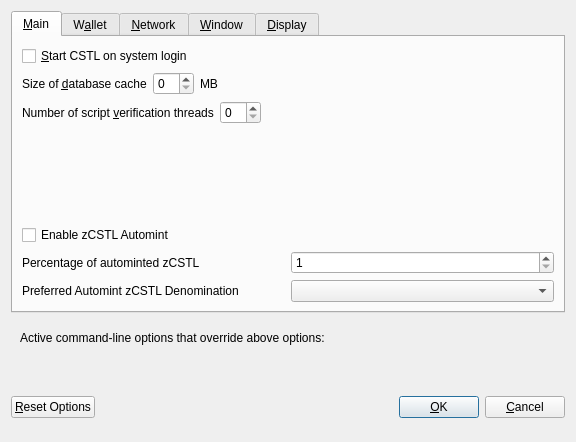
<?xml version="1.0" encoding="UTF-8"?>
<ui version="4.0">
 <class>OptionsDialog</class>
 <widget class="QDialog" name="OptionsDialog">
  <property name="geometry">
   <rect>
    <x>0</x>
    <y>0</y>
    <width>576</width>
    <height>442</height>
   </rect>
  </property>
  <property name="windowTitle">
   <string>Options</string>
  </property>
  <property name="modal">
   <bool>true</bool>
  </property>
  <layout class="QVBoxLayout" name="verticalLayout">
   <item>
    <widget class="QTabWidget" name="tabWidget">
     <property name="currentIndex">
      <number>0</number>
     </property>
     <widget class="QWidget" name="tabMain">
      <attribute name="title">
       <string>&amp;Main</string>
      </attribute>
      <layout class="QVBoxLayout" name="verticalLayout_Main">
       <item>
        <widget class="QCheckBox" name="bitcoinAtStartup">
         <property name="toolTip">
          <string>Automatically start CSTL after logging in to the system.</string>
         </property>
         <property name="text">
          <string>&amp;Start CSTL on system login</string>
         </property>
        </widget>
       </item>
       <item>
        <layout class="QHBoxLayout" name="horizontalLayout_2_Main">
         <item>
          <widget class="QLabel" name="databaseCacheLabel">
           <property name="text">
            <string>Size of &amp;database cache</string>
           </property>
           <property name="textFormat">
            <enum>Qt::PlainText</enum>
           </property>
           <property name="buddy">
            <cstring>databaseCache</cstring>
           </property>
          </widget>
         </item>
         <item>
          <widget class="QSpinBox" name="databaseCache"/>
         </item>
         <item>
          <widget class="QLabel" name="databaseCacheUnitLabel">
           <property name="text">
            <string>MB</string>
           </property>
           <property name="textFormat">
            <enum>Qt::PlainText</enum>
           </property>
          </widget>
         </item>
         <item>
          <spacer name="horizontalSpacer_2_Main">
           <property name="orientation">
            <enum>Qt::Horizontal</enum>
           </property>
           <property name="sizeHint" stdset="0">
            <size>
             <width>40</width>
             <height>20</height>
            </size>
           </property>
          </spacer>
         </item>
        </layout>
       </item>
       <item>
        <layout class="QHBoxLayout" name="horizontalLayout_3_Main">
         <item>
          <widget class="QLabel" name="threadsScriptVerifLabel">
           <property name="text">
            <string>Number of script &amp;verification threads</string>
           </property>
           <property name="textFormat">
            <enum>Qt::PlainText</enum>
           </property>
           <property name="buddy">
            <cstring>threadsScriptVerif</cstring>
           </property>
          </widget>
         </item>
         <item>
          <widget class="QSpinBox" name="threadsScriptVerif">
           <property name="toolTip">
            <string>(0 = auto, &lt;0 = leave that many cores free)</string>
           </property>
          </widget>
         </item>
         <item>
          <spacer name="horizontalSpacer_3_Main">
           <property name="orientation">
            <enum>Qt::Horizontal</enum>
           </property>
           <property name="sizeHint" stdset="0">
            <size>
             <width>40</width>
             <height>20</height>
            </size>
           </property>
          </spacer>
         </item>
        </layout>
       </item>
       <item>
        <spacer name="verticalSpacer_2">
         <property name="orientation">
          <enum>Qt::Vertical</enum>
         </property>
         <property name="sizeHint" stdset="0">
          <size>
           <width>20</width>
           <height>40</height>
          </size>
         </property>
        </spacer>
       </item>
       <item>
        <widget class="QCheckBox" name="checkBoxZeromintEnable">
         <property name="toolTip">
          <string>Enable automatic minting of CSTL units to zCSTL</string>
         </property>
         <property name="layoutDirection">
          <enum>Qt::LeftToRight</enum>
         </property>
         <property name="text">
          <string>Enable zCSTL Automint</string>
         </property>
        </widget>
       </item>
       <item>
        <layout class="QHBoxLayout" name="horizontalLayout_3">
         <item>
          <widget class="QLabel" name="percentage_label">
           <property name="toolTip">
            <string>Percentage of incoming CSTL which get automatically converted to zCSTL via Zerocoin Protocol (min: 10%)</string>
           </property>
           <property name="text">
            <string>Percentage of autominted zCSTL</string>
           </property>
          </widget>
         </item>
         <item>
          <widget class="QSpinBox" name="zeromintPercentage">
           <property name="minimum">
            <number>1</number>
           </property>
           <property name="maximum">
            <number>100</number>
           </property>
          </widget>
         </item>
        </layout>
       </item>
       <item>
        <layout class="QHBoxLayout" name="horizontalLayout" stretch="0,0">
         <property name="sizeConstraint">
          <enum>QLayout::SetFixedSize</enum>
         </property>
         <item>
          <widget class="QLabel" name="labelPreferredDenom">
           <property name="maximumSize">
            <size>
             <width>16777215</width>
             <height>16777215</height>
            </size>
           </property>
           <property name="toolTip">
            <string>Wait with automatic conversion to Zerocoin until enough CSTL for this denomination is available</string>
           </property>
           <property name="text">
            <string>Preferred Automint zCSTL Denomination</string>
           </property>
          </widget>
         </item>
         <item>
          <widget class="QComboBox" name="preferredDenom">
           <property name="maximumSize">
            <size>
             <width>16777215</width>
             <height>27</height>
            </size>
           </property>
           <property name="toolTip">
            <string>Wait with automatic conversion to Zerocoin until enough CSTL for this denomination is available</string>
           </property>
           <property name="maxVisibleItems">
            <number>9</number>
           </property>
           <property name="maxCount">
            <number>9</number>
           </property>
          </widget>
         </item>
        </layout>
       </item>
      </layout>
     </widget>
     <widget class="QWidget" name="tabWallet">
      <attribute name="title">
       <string>W&amp;allet</string>
      </attribute>
      <layout class="QVBoxLayout" name="verticalLayout_Wallet">
       <item>
        <layout class="QHBoxLayout" name="horizontalLayout_2_Wallet">
         <item>
          <widget class="QLabel" name="labelStakeSplitThresholdText">
           <property name="text">
            <string>Stake split threshold:</string>
           </property>
          </widget>
         </item>
         <item>
          <widget class="QSpinBox" name="spinBoxStakeSplitThreshold">
           <property name="minimum">
            <number>1</number>
           </property>
           <property name="maximum">
            <number>999999</number>
           </property>
          </widget>
         </item>
        </layout>
       </item>
       <item>
        <widget class="QGroupBox" name="groupBox">
         <property name="title">
          <string>Expert</string>
         </property>
         <layout class="QVBoxLayout" name="verticalLayout_2">
          <item>
           <widget class="QCheckBox" name="coinControlFeatures">
            <property name="toolTip">
             <string>Whether to show coin control features or not.</string>
            </property>
            <property name="text">
             <string>Enable coin &amp;control features</string>
            </property>
           </widget>
          </item>
          <item>
           <widget class="QCheckBox" name="showMasternodesTab">
            <property name="toolTip">
             <string>Show additional tab listing all your masternodes in first sub-tab&lt;br/&gt;and all masternodes on the network in second sub-tab.</string>
            </property>
            <property name="text">
             <string>Show Masternodes Tab</string>
            </property>
           </widget>
          </item>
          <item>
           <widget class="QCheckBox" name="spendZeroConfChange">
            <property name="toolTip">
             <string>If you disable the spending of unconfirmed change, the change from a transaction&lt;br/&gt;cannot be used until that transaction has at least one confirmation.&lt;br/&gt;This also affects how your balance is computed.</string>
            </property>
            <property name="text">
             <string>&amp;Spend unconfirmed change</string>
            </property>
           </widget>
          </item>
         </layout>
        </widget>
       </item>
       <item>
        <spacer name="verticalSpacer_Wallet">
         <property name="orientation">
          <enum>Qt::Vertical</enum>
         </property>
         <property name="sizeHint" stdset="0">
          <size>
           <width>20</width>
           <height>40</height>
          </size>
         </property>
        </spacer>
       </item>
      </layout>
     </widget>
     <widget class="QWidget" name="tabNetwork">
      <attribute name="title">
       <string>&amp;Network</string>
      </attribute>
      <layout class="QVBoxLayout" name="verticalLayout_Network">
       <item>
        <widget class="QCheckBox" name="mapPortUpnp">
         <property name="toolTip">
          <string>Automatically open the CSTL client port on the router. This only works when your router supports UPnP and it is enabled.</string>
         </property>
         <property name="text">
          <string>Map port using &amp;UPnP</string>
         </property>
        </widget>
       </item>
       <item>
        <widget class="QCheckBox" name="allowIncoming">
         <property name="toolTip">
          <string>Accept connections from outside</string>
         </property>
         <property name="text">
          <string>Allow incoming connections</string>
         </property>
        </widget>
       </item>
       <item>
        <widget class="QCheckBox" name="connectSocks">
         <property name="toolTip">
          <string>Connect to the CSTL network through a SOCKS5 proxy.</string>
         </property>
         <property name="text">
          <string>&amp;Connect through SOCKS5 proxy (default proxy):</string>
         </property>
        </widget>
       </item>
       <item>
        <layout class="QHBoxLayout" name="horizontalLayout_1_Network">
         <item>
          <widget class="QLabel" name="proxyIpLabel">
           <property name="text">
            <string>Proxy &amp;IP:</string>
           </property>
           <property name="textFormat">
            <enum>Qt::PlainText</enum>
           </property>
           <property name="buddy">
            <cstring>proxyIp</cstring>
           </property>
          </widget>
         </item>
         <item>
          <widget class="QValidatedLineEdit" name="proxyIp">
           <property name="minimumSize">
            <size>
             <width>140</width>
             <height>0</height>
            </size>
           </property>
           <property name="maximumSize">
            <size>
             <width>140</width>
             <height>16777215</height>
            </size>
           </property>
           <property name="toolTip">
            <string>IP address of the proxy (e.g. IPv4: 127.0.0.1 / IPv6: ::1)</string>
           </property>
          </widget>
         </item>
         <item>
          <widget class="QLabel" name="proxyPortLabel">
           <property name="text">
            <string>&amp;Port:</string>
           </property>
           <property name="textFormat">
            <enum>Qt::PlainText</enum>
           </property>
           <property name="buddy">
            <cstring>proxyPort</cstring>
           </property>
          </widget>
         </item>
         <item>
          <widget class="QLineEdit" name="proxyPort">
           <property name="minimumSize">
            <size>
             <width>55</width>
             <height>0</height>
            </size>
           </property>
           <property name="maximumSize">
            <size>
             <width>55</width>
             <height>16777215</height>
            </size>
           </property>
           <property name="toolTip">
            <string>Port of the proxy (e.g. 9050)</string>
           </property>
          </widget>
         </item>
         <item>
          <spacer name="horizontalSpacer_1_Network">
           <property name="orientation">
            <enum>Qt::Horizontal</enum>
           </property>
           <property name="sizeHint" stdset="0">
            <size>
             <width>40</width>
             <height>20</height>
            </size>
           </property>
          </spacer>
         </item>
        </layout>
       </item>
       <item>
        <spacer name="verticalSpacer_Network">
         <property name="orientation">
          <enum>Qt::Vertical</enum>
         </property>
         <property name="sizeHint" stdset="0">
          <size>
           <width>20</width>
           <height>40</height>
          </size>
         </property>
        </spacer>
       </item>
      </layout>
     </widget>
     <widget class="QWidget" name="tabWindow">
      <attribute name="title">
       <string>&amp;Window</string>
      </attribute>
      <layout class="QVBoxLayout" name="verticalLayout_Window">
       <item>
        <widget class="QCheckBox" name="minimizeToTray">
         <property name="toolTip">
          <string>Show only a tray icon after minimizing the window.</string>
         </property>
         <property name="text">
          <string>&amp;Minimize to the tray instead of the taskbar</string>
         </property>
        </widget>
       </item>
       <item>
        <widget class="QCheckBox" name="minimizeOnClose">
         <property name="toolTip">
          <string>Minimize instead of exit the application when the window is closed. When this option is enabled, the application will be closed only after selecting Quit in the menu.</string>
         </property>
         <property name="text">
          <string>M&amp;inimize on close</string>
         </property>
        </widget>
       </item>
       <item>
        <spacer name="verticalSpacer_Window">
         <property name="orientation">
          <enum>Qt::Vertical</enum>
         </property>
         <property name="sizeHint" stdset="0">
          <size>
           <width>20</width>
           <height>40</height>
          </size>
         </property>
        </spacer>
       </item>
      </layout>
     </widget>
     <widget class="QWidget" name="tabDisplay">
      <attribute name="title">
       <string>&amp;Display</string>
      </attribute>
      <layout class="QVBoxLayout" name="verticalLayout_Display">
       <item>
        <layout class="QHBoxLayout" name="horizontalLayout_1_Display">
         <item>
          <widget class="QLabel" name="langLabel">
           <property name="text">
            <string>User Interface &amp;language:</string>
           </property>
           <property name="textFormat">
            <enum>Qt::PlainText</enum>
           </property>
           <property name="buddy">
            <cstring>lang</cstring>
           </property>
          </widget>
         </item>
         <item>
          <widget class="QValueComboBox" name="lang">
           <property name="toolTip">
            <string>The user interface language can be set here. This setting will take effect after restarting CSTL.</string>
           </property>
          </widget>
         </item>
        </layout>
       </item>
       <item>
        <widget class="QLabel" name="label_3">
         <property name="toolTip">
          <string notr="true"/>
         </property>
         <property name="statusTip">
          <string notr="true"/>
         </property>
         <property name="whatsThis">
          <string notr="true"/>
         </property>
         <property name="accessibleName">
          <string notr="true"/>
         </property>
         <property name="text">
          <string>Language missing or translation incomplete? Help contributing translations here:
https://www.transifex.com/castle-project/castle-project-translations</string>
         </property>
         <property name="wordWrap">
          <bool>true</bool>
         </property>
         <property name="openExternalLinks">
          <bool>true</bool>
         </property>
         <property name="textInteractionFlags">
          <set>Qt::TextBrowserInteraction</set>
         </property>
        </widget>
       </item>
       <item>
        <layout class="QHBoxLayout" name="horizontalLayout_4_Display" stretch="0,0">
         <item>
          <widget class="QLabel" name="themeLabel">
           <property name="text">
            <string>User Interface Theme:</string>
           </property>
          </widget>
         </item>
         <item>
          <widget class="QValueComboBox" name="theme"/>
         </item>
        </layout>
       </item>
       <item>
        <widget class="Line" name="line">
         <property name="orientation">
          <enum>Qt::Horizontal</enum>
         </property>
        </widget>
       </item>
       <item>
        <layout class="QHBoxLayout" name="horizontalLayout_2_Display">
         <item>
          <widget class="QLabel" name="unitLabel">
           <property name="text">
            <string>&amp;Unit to show amounts in:</string>
           </property>
           <property name="textFormat">
            <enum>Qt::PlainText</enum>
           </property>
           <property name="buddy">
            <cstring>unit</cstring>
           </property>
          </widget>
         </item>
         <item>
          <widget class="QValueComboBox" name="unit">
           <property name="toolTip">
            <string>Choose the default subdivision unit to show in the interface and when sending coins.</string>
           </property>
          </widget>
         </item>
        </layout>
       </item>
       <item>
        <layout class="QHBoxLayout" name="horizontalLayout_5_Display">
         <item>
          <widget class="QLabel" name="digitsLabel">
           <property name="text">
            <string>Decimal digits</string>
           </property>
          </widget>
         </item>
         <item>
          <widget class="QValueComboBox" name="digits"/>
         </item>
        </layout>
       </item>
       <item>
        <widget class="QCheckBox" name="checkBoxHideZeroBalances">
         <property name="toolTip">
          <string>Hide empty balances</string>
         </property>
         <property name="layoutDirection">
          <enum>Qt::LeftToRight</enum>
         </property>
         <property name="text">
          <string>Hide empty balances</string>
         </property>
        </widget>
       </item>
       <item>
        <layout class="QHBoxLayout" name="horizontalLayout_3_Display">
         <item>
          <widget class="QLabel" name="thirdPartyTxUrlsLabel">
           <property name="toolTip">
            <string>Third party URLs (e.g. a block explorer) that appear in the transactions tab as context menu items. %s in the URL is replaced by transaction hash. Multiple URLs are separated by vertical bar |.</string>
           </property>
           <property name="text">
            <string>Third party transaction URLs</string>
           </property>
           <property name="buddy">
            <cstring>thirdPartyTxUrls</cstring>
           </property>
          </widget>
         </item>
         <item>
          <widget class="QLineEdit" name="thirdPartyTxUrls">
           <property name="toolTip">
            <string>Third party URLs (e.g. a block explorer) that appear in the transactions tab as context menu items. %s in the URL is replaced by transaction hash. Multiple URLs are separated by vertical bar |.</string>
           </property>
          </widget>
         </item>
        </layout>
       </item>
       <item>
        <spacer name="verticalSpacer">
         <property name="orientation">
          <enum>Qt::Vertical</enum>
         </property>
         <property name="sizeHint" stdset="0">
          <size>
           <width>20</width>
           <height>40</height>
          </size>
         </property>
        </spacer>
       </item>
      </layout>
     </widget>
    </widget>
   </item>
   <item>
    <widget class="QFrame" name="frame">
     <layout class="QVBoxLayout" name="verticalLayout_Bottom">
      <item>
       <layout class="QHBoxLayout" name="horizontalLayout_Bottom">
        <item>
         <widget class="QLabel" name="overriddenByCommandLineInfoLabel">
          <property name="text">
           <string>Active command-line options that override above options:</string>
          </property>
          <property name="textFormat">
           <enum>Qt::PlainText</enum>
          </property>
         </widget>
        </item>
        <item>
         <spacer name="horizontalSpacer_Bottom">
          <property name="orientation">
           <enum>Qt::Horizontal</enum>
          </property>
          <property name="sizeHint" stdset="0">
           <size>
            <width>40</width>
            <height>20</height>
           </size>
          </property>
         </spacer>
        </item>
       </layout>
      </item>
      <item>
       <widget class="QLabel" name="overriddenByCommandLineLabel">
        <property name="text">
         <string/>
        </property>
        <property name="textFormat">
         <enum>Qt::PlainText</enum>
        </property>
        <property name="wordWrap">
         <bool>true</bool>
        </property>
       </widget>
      </item>
     </layout>
    </widget>
   </item>
   <item>
    <layout class="QHBoxLayout" name="horizontalLayout_Buttons">
     <item>
      <widget class="QPushButton" name="resetButton">
       <property name="toolTip">
        <string>Reset all client options to default.</string>
       </property>
       <property name="text">
        <string>&amp;Reset Options</string>
       </property>
       <property name="autoDefault">
        <bool>false</bool>
       </property>
      </widget>
     </item>
     <item>
      <spacer name="horizontalSpacer_1">
       <property name="orientation">
        <enum>Qt::Horizontal</enum>
       </property>
       <property name="sizeHint" stdset="0">
        <size>
         <width>40</width>
         <height>48</height>
        </size>
       </property>
      </spacer>
     </item>
     <item>
      <widget class="QLabel" name="statusLabel">
       <property name="minimumSize">
        <size>
         <width>200</width>
         <height>0</height>
        </size>
       </property>
       <property name="font">
        <font>
         <weight>75</weight>
         <bold>true</bold>
        </font>
       </property>
       <property name="text">
        <string/>
       </property>
       <property name="textFormat">
        <enum>Qt::PlainText</enum>
       </property>
       <property name="wordWrap">
        <bool>true</bool>
       </property>
      </widget>
     </item>
     <item>
      <spacer name="horizontalSpacer_2">
       <property name="orientation">
        <enum>Qt::Horizontal</enum>
       </property>
       <property name="sizeHint" stdset="0">
        <size>
         <width>40</width>
         <height>48</height>
        </size>
       </property>
      </spacer>
     </item>
     <item>
      <widget class="QPushButton" name="okButton">
       <property name="text">
        <string>&amp;OK</string>
       </property>
       <property name="autoDefault">
        <bool>false</bool>
       </property>
       <property name="default">
        <bool>true</bool>
       </property>
      </widget>
     </item>
     <item>
      <widget class="QPushButton" name="cancelButton">
       <property name="text">
        <string>&amp;Cancel</string>
       </property>
       <property name="autoDefault">
        <bool>false</bool>
       </property>
      </widget>
     </item>
    </layout>
   </item>
  </layout>
 </widget>
 <customwidgets>
  <customwidget>
   <class>QValidatedLineEdit</class>
   <extends>QLineEdit</extends>
   <header>qvalidatedlineedit.h</header>
  </customwidget>
  <customwidget>
   <class>QValueComboBox</class>
   <extends>QComboBox</extends>
   <header>qvaluecombobox.h</header>
  </customwidget>
 </customwidgets>
 <resources/>
 <connections/>
</ui>
